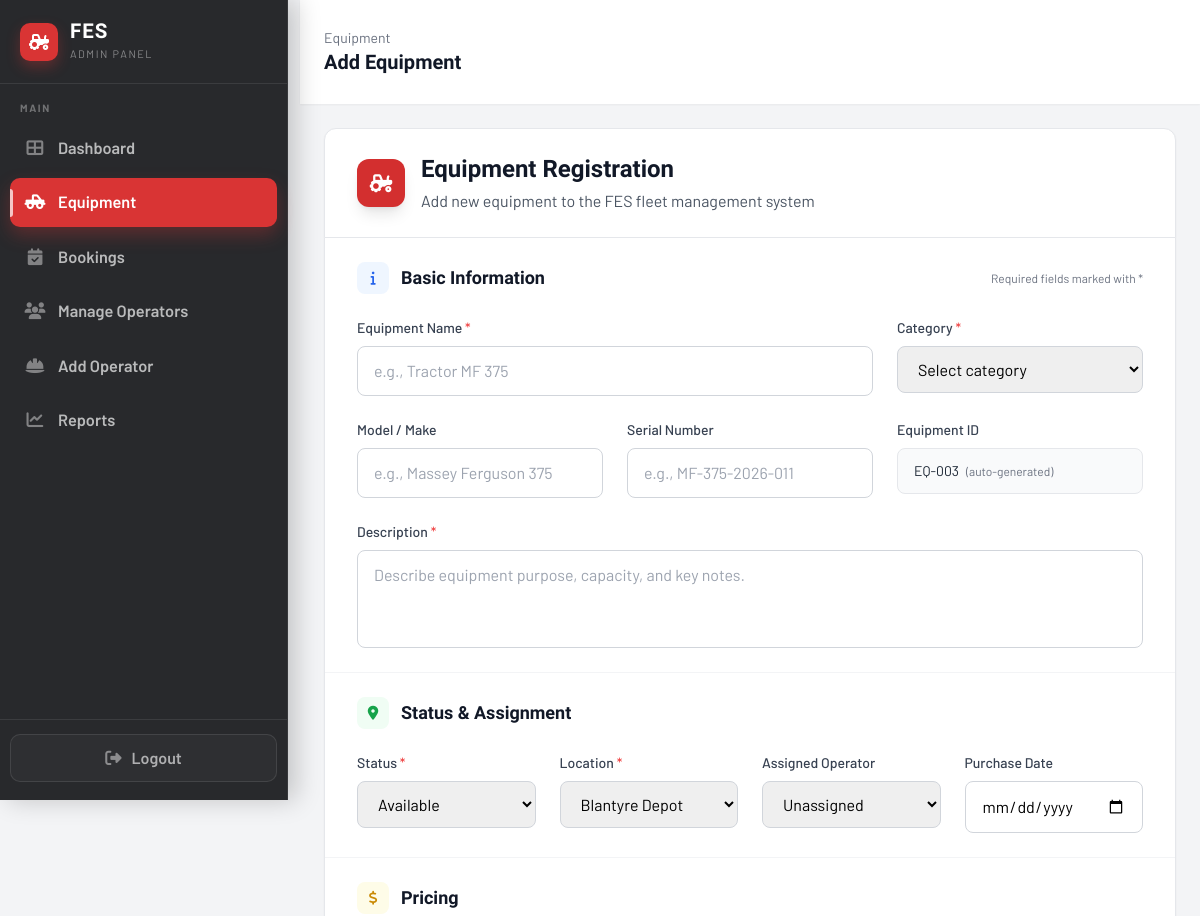
/Pages/admin/add_equipment.php (signed in, upper part), run on an earlier commit of the app's database.
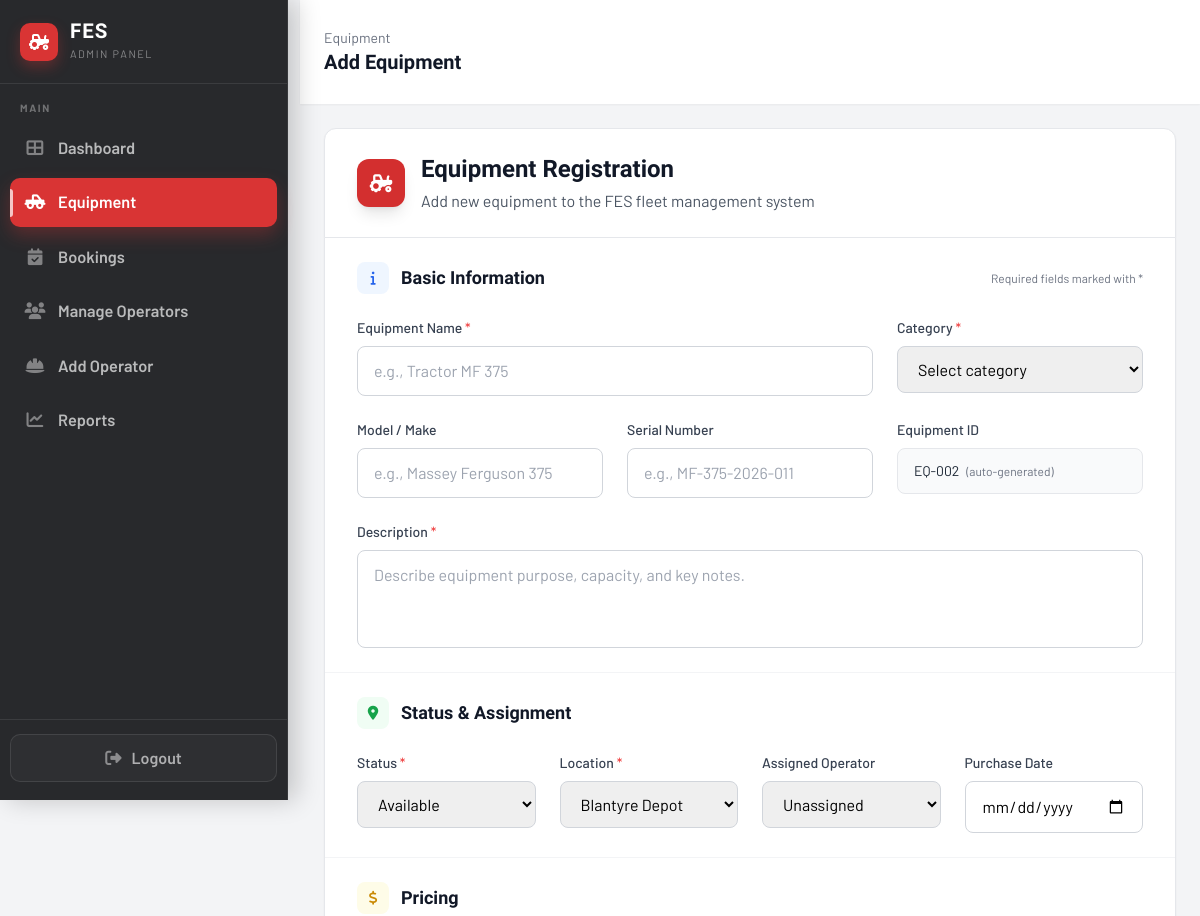
And on a later commit of the database.
### tables this page shows
CREATE TABLE IF NOT EXISTS `equipment` (
  `id` int NOT NULL AUTO_INCREMENT,
  `equipment_name` varchar(255) NOT NULL,
  `category` varchar(100) NOT NULL,
  `equipment_id` varchar(100) NOT NULL,
  `model` varchar(255) DEFAULT NULL,
  `description` text NOT NULL,
  `status` enum('available','in_use','maintenance','retired') NOT NULL DEFAULT 'available',
  `location` varchar(255) NOT NULL,
  `operator_id` int DEFAULT NULL,
  `purchase_date` date DEFAULT NULL,
  `daily_rate` decimal(10,2) NOT NULL,
  `hourly_rate` decimal(10,2) DEFAULT '0.00',
  `per_hectare_rate` decimal(10,2) DEFAULT NULL,
  `fuel_type` varchar(50) DEFAULT NULL,
  `total_usage_hours` int DEFAULT '0',
  `year_manufactured` int DEFAULT NULL,
  `weight_kg` decimal(10,2) DEFAULT NULL,
  `last_maintenance` date DEFAULT NULL,
  `icon` varchar(100) NOT NULL,
  `image_path` varchar(500) DEFAULT NULL,
  `created_at` timestamp NULL DEFAULT CURRENT_TIMESTAMP,
  `updated_at` timestamp NULL DEFAULT CURRENT_TIMESTAMP ON UPDATE CURRENT_TIMESTAMP,
  PRIMARY KEY (`id`),
  KEY `operator_id` (`operator_id`)
);

### Pages/admin/add_equipment.php (the view, shortened to what the changed rows need)
<?php
$next_equipment_id = 'EQ-001';
try {
    $conn = getDBConnection();
    $idSql = "SELECT equipment_id FROM equipment ORDER BY id DESC LIMIT 1";
    $idRes = $conn->query($idSql);
    if ($idRes && $last = $idRes->fetch_assoc()) {
        $lastId = (string)($last['equipment_id'] ?? '');
        if (strpos($lastId, 'EQ-') === 0) {
            $num = (int)substr($lastId, 3);
            $next_equipment_id = 'EQ-' . str_pad($num + 1, 3, '0', STR_PAD_LEFT);
        }
    }
} catch (Exception $e) {
    error_log('Database error: ' . $e->getMessage());
    $operators = [];
    $next_equipment_id = 'EQ-001';
}
?>
<!DOCTYPE html>
<html lang="en">
<head>
    <link rel="stylesheet" href="https://cdnjs.cloudflare.com/ajax/libs/font-awesome/6.4.0/css/all.min.css">
    <script src="https://cdn.tailwindcss.com"></script>
</head>
<body>
    <div class="min-h-screen w-full bg-gray-100">
        <div class="min-h-screen" style="margin-left: 300px; width: calc(100% - 300px);" id="main-content">
            <header class="bg-white px-6 py-7 flex items-center justify-between shadow-sm md:pl-6">
                <div class="flex items-center gap-3">
                    <div>
                        <h1 class="text-xl font-semibold text-gray-900">Add Equipment</h1>
                    </div>
                </div>
            </header>
            <main class="flex-1 overflow-y-auto p-6 md:pl-6" style="width: 100%; overflow-x: hidden;">
                <div class="max-w-5xl mx-auto">
                    <div class="bg-white rounded-t-xl shadow-sm border border-gray-200 px-8 py-6">
                        <div class="flex items-center gap-4">
                            <div>
                                <h2 class="text-2xl font-bold text-gray-900">Equipment Registration</h2>
                            </div>
                        </div>
                    </div>
                    <form action="include/process_add_equipment.php" method="POST" enctype="multipart/form-data" class="bg-white shadow-sm border border-t-0 border-gray-200 rounded-b-xl">
                        <div class="px-8 py-6 border-b border-gray-100">
                            <div class="grid grid-cols-1 md:grid-cols-2 lg:grid-cols-3 gap-6">
                                <div>
                                    <label class="block text-sm font-medium text-gray-700 mb-2">Equipment ID</label>
                                    <div class="block w-full px-4 py-3 border border-gray-200 bg-gray-50 rounded-lg text-sm text-gray-800">
                                        <?php echo htmlspecialchars($next_equipment_id); ?>
                                        <span class="ml-1 text-xs text-gray-500">(auto-generated)</span>
                                    </div>
                                </div>
                            </div>
                        </div>
                    </form>
                </div>
            </main>
        </div>
    </div>
</body>
</html>

What changed in the data, as far as the page shows it:
removed equipment: equipment "EQ-003"
added equipment: equipment "EQ-002"
